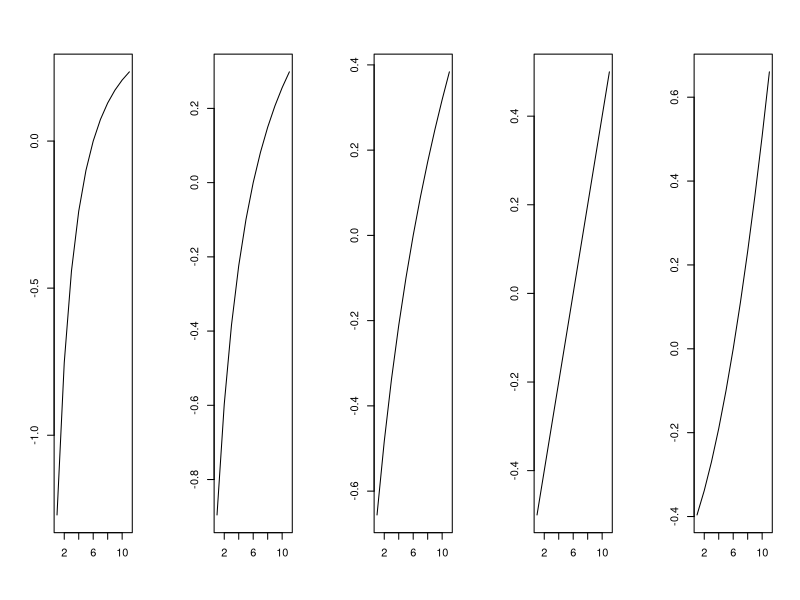
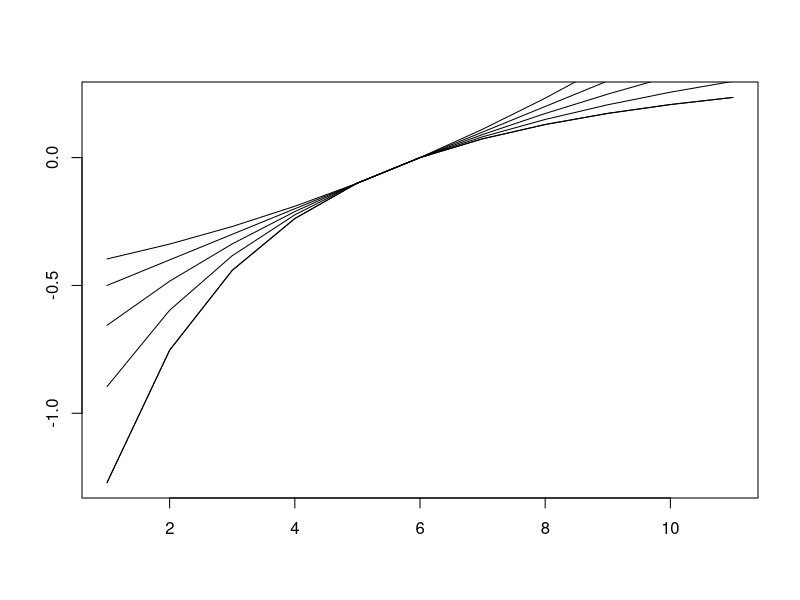
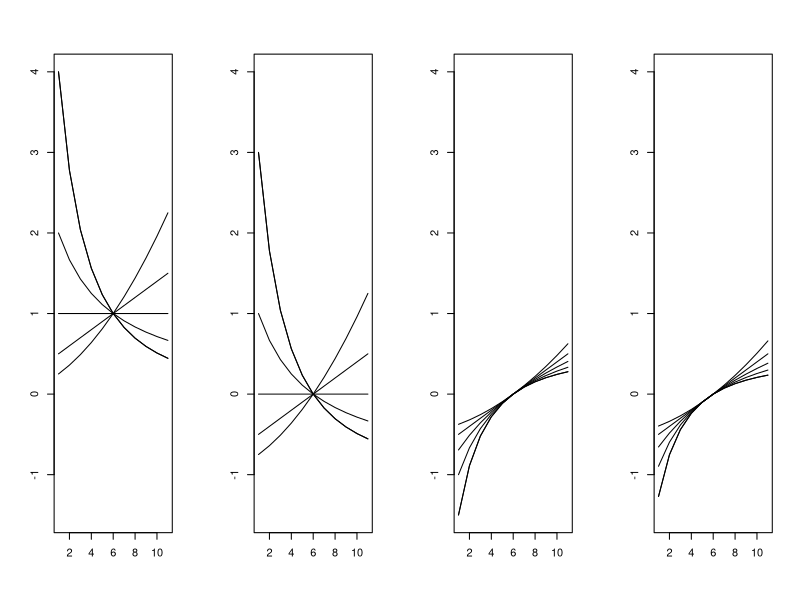
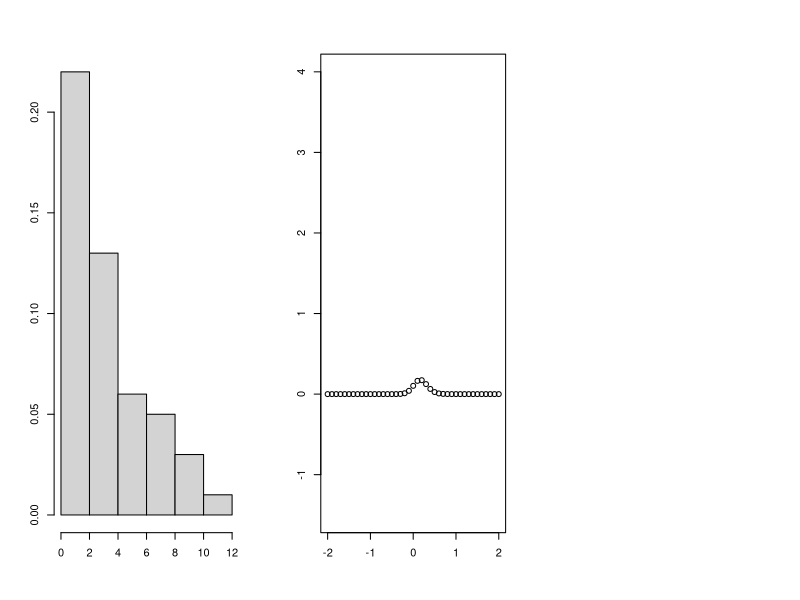

Here is the R script that generated these plots, in order: (Note: this script raises an error after producing the figures.)
# DEFINICIONES
expo = function(lambda) x^lambda # Familia exponencial
expoT = function(lambda) x^lambda-1 # Familia exponencial trasladada
BoxCox = function(lambda) if (lambda!=0) (x^lambda-1)/lambda else log(x) # Familia de Box-Cox
geoMean = function(arg) exp(mean(log(arg))) # Media geométrica
geoBoxCox = function(lambda)# Familia de Box-Cox transformada
  if (lambda!=0) (x^lambda-1)/
  (lambda*(geoMean(x)^(lambda-1))) else geoMean(x)*log(x)

# GRÁFICOS
x = seq(from=0.5, to=1.5, by=0.1) # Los valores o datos que se desea transformar
e = seq(from=-2, to=2, by=1) # Los exponentes o valores de lambda
## Elegir una de estas cuatro familias
# Familia exponencial
f = expo
# Familia exponencial trasladada
f = expoT
# Familia de Box-Cox
f = BoxCox
# Familia de Box-Cox con la media geométrica
f = geoBoxCox
## Elegir si representar una función al lado de otra o todas en un gráfico
# Varias figuras (existe un máximo por línea)
x11()
par(mfcol=c(1, length(e)))
for (i1 in 1:length(e))
  plot(f(e[i1]), type='l', main='', xlab='', ylab='')
# En una misma figura
x11()
k = c(-2,-1,0,1,2)
plot(f(e[1]), type='l', main='', xlab='', ylab='')
for (i1 in 1:length(e))
  lines(f(e[i1]))
# Gráfico para comparar las cuatro familias de funciones
x11()
# Para seleccionar unos ejes verticales comunes a las cuatro figuras:
yLim = c(min(c(expo(e[1]), expoT(e[1]), BoxCox(e[1]), geoBoxCox(e[1]))),
         max(c(expo(e[1]), expoT(e[1]), BoxCox(e[1]), geoBoxCox(e[1]))))
for (i1 in 2:length(e)) {
  yLimTemp = c(min(c(expo(e[i1]), expoT(e[i1]), BoxCox(e[i1]), geoBoxCox(e[i1]))),
               max(c(expo(e[i1]), expoT(e[i1]), BoxCox(e[i1]), geoBoxCox(e[i1]))))
  if (yLimTemp[1] < yLim[1])
    yLim[1] = yLimTemp[1]
  if (yLimTemp[2] > yLim[2])
    yLim[2] = yLimTemp[2]
}
# Ahora hacemos las figuras
par(mfcol=c(1, 4))
plot(expo(e[1]), type='l', main='', xlab='', ylab='', ylim=yLim)
for (i1 in 1:length(e))
  lines(expo(e[i1]))

plot(expoT(e[1]), type='l', main='', xlab='', ylab='', ylim=yLim)
for (i1 in 1:length(e))
  lines(expoT(e[i1]))
plot(BoxCox(e[1]), type='l', main='', xlab='', ylab='', ylim=yLim)
for (i1 in 1:length(e))
  lines(BoxCox(e[i1]))
plot(geoBoxCox(e[1]), type='l', main='', xlab='', ylab='', ylim=yLim)
for (i1 in 1:length(e))
  lines(geoBoxCox(e[i1]))


# EJERCICIOS
## Elegir el problema de una variable que se quiere intentar resolver
# Para reducir la asimetría
funTransfor = BoxCox # Transformación: Box-Cox
funEvalua = function(arg) mean(((arg-mean(arg))/sd(arg))^3) # Objetivo: asimetría
funOptimi = function(arg) which.min(abs(arg)) # Criterio: minimizar la distancia al 0
x = rchisq(50, 3) # Datos de una distribución con simetría positiva
# Para aumentar la normalidad
funTransfor = BoxCox # Transformación: Box-Cox
funEvalua = function(arg) shapiro.test(arg)$p.value # Objetivo: normalidad
funOptimi = function(arg) which.max(arg) # Criterio: maximizar el valor p
x = rchisq(50, 3) # Datos de una distribución no normal
# Bucle que prueba valores de lambda y elige el que optimiza el objetivo
e = seq(-2, 2, 0.1) # Vector con los valores del parámetro lambda
vectorE = matrix(NA, length(e)) # Vector de evaluaciones
for (i1 in 1:length(e))
{
  datosTrans = funTransfor(e[i1])
  vectorE[i1] = funEvalua(datosTrans)
}

posLambdaEst = funOptimi(vectorE) # Posición del lambda
e[posLambdaEst] # Valor de lambda estimado
# Mostrar los resultados para la transformación elegida
x11()
par(mfcol=c(1, 3))
hist(x, freq=FALSE, labels=FALSE, main='', xlab='', ylab='')
plot(e, abs(vectorE), main='', xlab='', ylab='', ylim=yLim)
hist(funTransfor(e[poslambdaEst]), freq=FALSE, labels=FALSE, main='', xlab='', ylab='')


